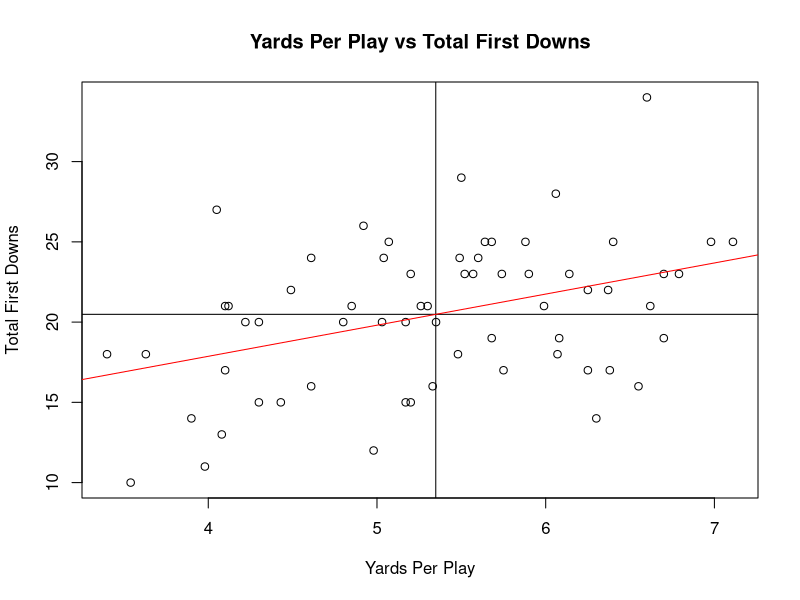
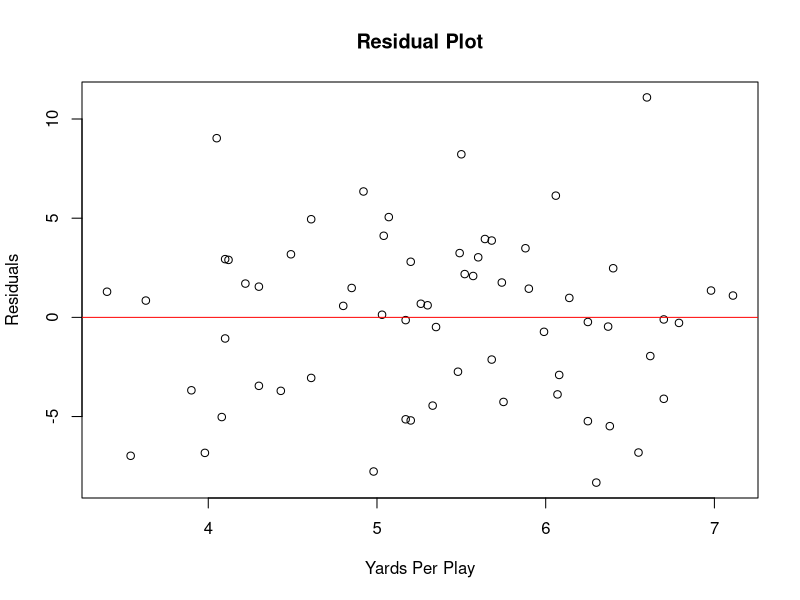

These charts were generated, in order, by the following R code:
## Project: STA 145, Fall 2025, Final Project 
## Who: Andrea Maglione
## Date: 2025_12_12

# Load packages
library(readr)
library(dplyr)
library(ggplot2)
library(psych)

# Load data
dataset <- read_csv("data.csv")
View(dataset)

##################################################################################
############### Table 1: Descriptive Statistics ####################   
##################################################################################

# Yards Per Play
mean(dataset$Yards_per_play)
sd(dataset$Yards_per_play)
summary(dataset$Yards_per_play)

# Total First Downs
mean(dataset$Total_First_Downs)
sd(dataset$Total_First_Downs)
summary(dataset$Total_First_Downs)

##################################################################################
#################### Figure 1: Scatter Plot ####################   
##################################################################################

# Scatterplot: Yards Per Play vs Total First Downs
plot(dataset$Yards_per_play,
     dataset$Total_First_Downs,
     xlab = "Yards Per Play",
     ylab = "Total First Downs",
     main = "Yards Per Play vs Total First Downs")

# Add mean lines
mean_x <- mean(dataset$Yards_per_play)
mean_y <- mean(dataset$Total_First_Downs)

abline(h = mean_y, col = "black")   # horizontal
abline(v = mean_x, col = "black")   # vertical

##################################################################################
############### Figure 2: Linear Regression ####################   
##################################################################################

model <- lm(Total_First_Downs ~ Yards_per_play, data = dataset)
summary(model)

# Add regression line
abline(model, col = "red")

##################################################################################
############### Statistical Test: Correlation ####################   
##################################################################################

cor.test(dataset$Yards_per_play, dataset$Total_First_Downs)

##################################################################################
############### Figure 3: Residual Plot ####################   
##################################################################################

plot(dataset$Yards_per_play,
     residuals(model),
     main = "Residual Plot",
     xlab = "Yards Per Play",
     ylab = "Residuals")

abline(h = 0, col = "red")
